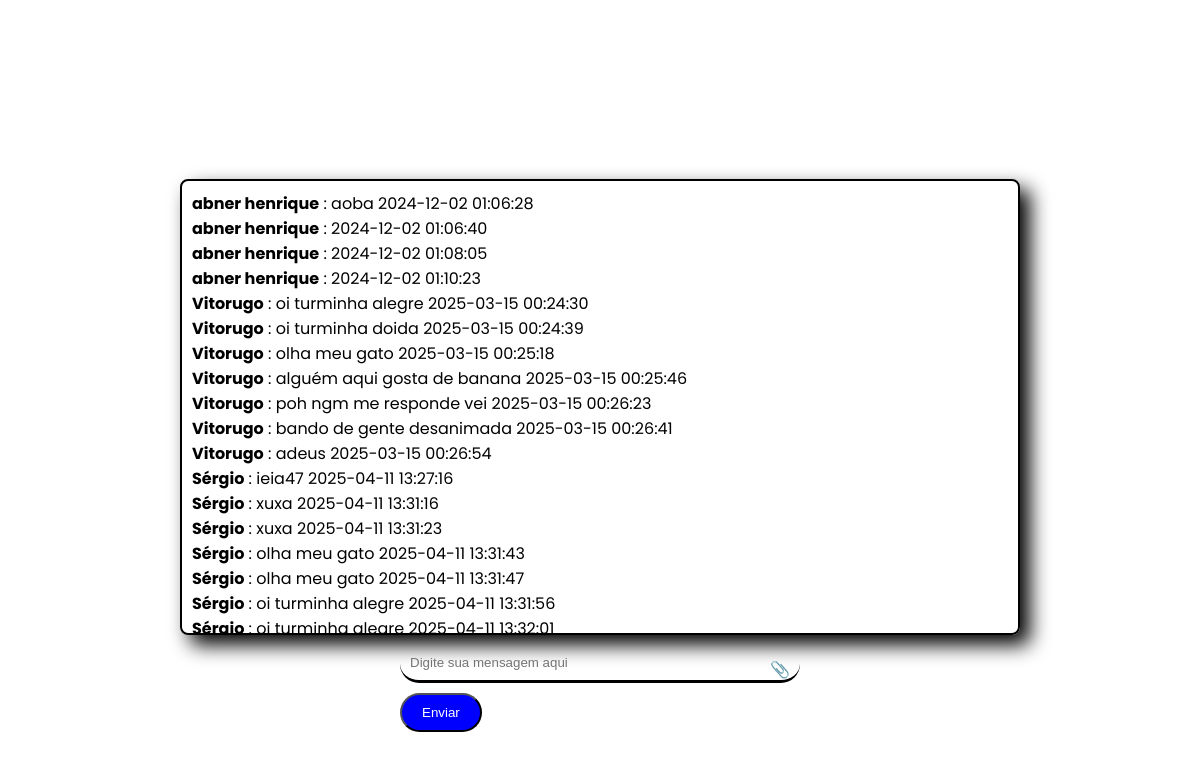
/chat/chat, run on the app's committed database.
### models.py (models this page shows, shortened)
class Mensagem(db.Model):
    __tablename__ = 'mensagens'
    id = db.Column(db.Integer, primary_key=True)
    usuario_id = db.Column(db.Integer, db.ForeignKey('usuarios.id'), nullable=False)
    mensagem = db.Column(db.Text, nullable=True)  # Pode ser nula, pois pode conter apenas arquivo
    arquivo = db.Column(db.LargeBinary, nullable=True)  # Para armazenar o arquivo
    extensao = db.Column(db.String(10), nullable=True)  # Para armazenar a extensão do arquivo
    timestamp = db.Column(db.DateTime, default=db.func.current_timestamp())
    user = db.relationship('User', back_populates='mensagens')

class User(UserMixin, db.Model):
    __tablename__ = 'usuarios'
    id = db.Column(db.Integer, primary_key=True)
    nome = db.Column(db.String(150), nullable=False)
    email = db.Column(db.String(150), unique=True, nullable=False)
    senha = db.Column(db.String(150), nullable=False)
    turma = db.Column(db.String(50))
    numero = db.Column(db.String(50))
    role = db.Column(db.String(50))
    mensagens = db.relationship('Mensagem', back_populates='user')
    respostas = db.relationship('Resposta', back_populates='user')
    cronogramas = db.relationship('Cronograma', back_populates='user', cascade='all, delete-orphan')

### chat.py (the view)
@chat_bp.route('/chat')
def chat():
    mensagens = db.session.query(User.nome, Mensagem.mensagem, Mensagem.timestamp ).join(Mensagem.user).order_by(Mensagem.timestamp.asc()).all()
    return render_template('chat.html', mensagens=mensagens)

### templates/chat.html (shortened to what this page needs)
<!DOCTYPE html>
<html lang="en">
<head>
    <link rel="stylesheet" href="{{ url_for('static', filename='css/conversas.css') }}">
</head>
<body>
    <section>
        <main class="main-content">
            <div id="chat-form">
                <div class="text-area" id="text-area">
                    <ul>
                        {% for mensagem in mensagens %}
                            <li>
                                <strong>{{ mensagem[0] }}</strong> : {{ mensagem[1] }}
                                <span>{{ mensagem[2] }}</span>
                            </li>
                        {% endfor %}
                    </ul>
                </div>
                <form action="{{ url_for('chat.enviar_mensagem') }}" method="POST" enctype="multipart/form-data">
                    <div class="input-wrapper">
                        <input type="text" id="text" name="mensagem" placeholder="Digite sua mensagem aqui" maxlength="240">
                        <span class="icon" onclick="triggerFileInput()">&#128206;</span>
                    </div>
                    <div>
                        <button type="submit" id="enviar" name="enviar">Enviar</button>
                    </div>
                </form>
        </main>
    </section>
</body>
</html>

### static/css/conversas.css (style rules this page uses)
main { min-height: 100vh; width: 100vw; display: flex; flex-direction: column; align-items: center; justify-content: center; gap: 10px; padding: 20px; color: var(--text-color); background-color: var(--background-color); transition: background-color 0.3s, color 0.3s; }
#chat-form { display: flex; flex-direction: column; align-items: center; justify-content: center; }
.text-area { width: 70vw; height: 50vh; border: solid 2px var(--text-color); border-radius: 8px; padding: 10px; overflow-y: auto; word-break: break-all; font-family: poppins; margin-bottom: 10px; background-color: transparent; box-shadow: 10px 10px 20px black; border: solid 2px var(--text-color); display: flex; flex-direction: column; }
#enviar { background-color: blue; color: #ffffff; padding: 10px 20px; margin-right: 10px; cursor: pointer; border-radius: 20px; }
#text { border-radius: 20px; width: 100%; z-index: 5; color: var(--text-color); }
.input-wrapper { position: relative; width: 60vw; max-width: 400px; }
.input-wrapper .icon { position: absolute; right: 10px; top: 50%; transform: translateY(-50%); cursor: pointer; }

### templates/chat.html (style rules this page uses)
* { margin: 0; padding: 0; box-sizing: border-box; }
:root { --background-color: #ffffff; --text-color: #000000; --background-color-clarinho: #efefefdc ; }
body, html { min-height: 10px; display: flex; justify-content: center; align-items: center; background-color: var(--background-color); font-family: poppins; }
input[type="text"], input[type="file"] { width: 30vw; padding: 10px; margin-bottom: 10px; border: none; outline: none; border-bottom: solid black 3px; background-color: transparent; }

### data on the page
Mensagem: nome "abner henrique", mensagem "aoba", timestamp "2024-12-02 01:06:28"
Mensagem: nome "abner henrique", timestamp "2024-12-02 01:06:40"
Mensagem: nome "abner henrique", timestamp "2024-12-02 01:08:05"
Mensagem: nome "abner henrique", timestamp "2024-12-02 01:10:23"
Mensagem: nome "Vitorugo", mensagem "oi turminha alegre", timestamp "2025-03-15 00:24:30"
Mensagem: nome "Vitorugo", mensagem "oi turminha doida", timestamp "2025-03-15 00:24:39"
Mensagem: nome "Vitorugo", mensagem "olha meu gato", timestamp "2025-03-15 00:25:18"
Mensagem: nome "Vitorugo", mensagem "alguém aqui gosta de banana", timestamp "2025-03-15 00:25:46"
Mensagem: nome "Vitorugo", mensagem "poh ngm me responde vei", timestamp "2025-03-15 00:26:23"
Mensagem: nome "Vitorugo", mensagem "bando de gente desanimada", timestamp "2025-03-15 00:26:41"
Mensagem: nome "Vitorugo", mensagem "adeus", timestamp "2025-03-15 00:26:54"
Mensagem: nome "Sérgio", mensagem "ieia47", timestamp "2025-04-11 13:27:16"
Mensagem: nome "Sérgio", mensagem "xuxa", timestamp "2025-04-11 13:31:16"
Mensagem: nome "Sérgio", mensagem "xuxa", timestamp "2025-04-11 13:31:23"
Mensagem: nome "Sérgio", mensagem "olha meu gato", timestamp "2025-04-11 13:31:43"
Mensagem: nome "Sérgio", mensagem "olha meu gato", timestamp "2025-04-11 13:31:47"
Mensagem: nome "Sérgio", mensagem "oi turminha alegre", timestamp "2025-04-11 13:31:56"
Mensagem: nome "Sérgio", mensagem "oi turminha alegre", timestamp "2025-04-11 13:32:01"
